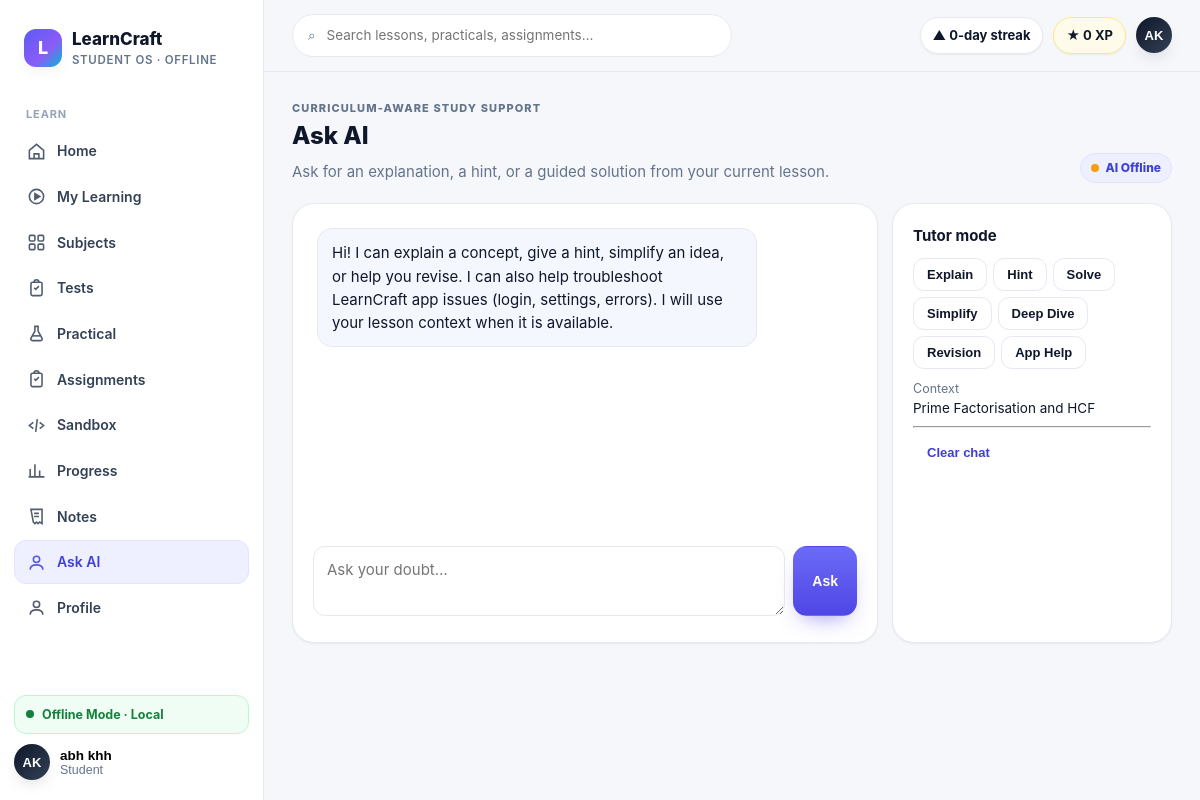
Page /ask-ai?lesson_id=cbse-x-2026-27-maths-real-numbers-prime-factorisation (signed in) on the committed database.
### tables this page shows
CREATE TABLE users (
            id INTEGER PRIMARY KEY AUTOINCREMENT,
            name TEXT NOT NULL,
            email TEXT NOT NULL UNIQUE,
            password_hash TEXT NOT NULL,
            role TEXT NOT NULL DEFAULT 'STUDENT',
            avatar TEXT,
            bio TEXT,
            created_at TIMESTAMP NOT NULL DEFAULT CURRENT_TIMESTAMP,
            updated_at TIMESTAMP NOT NULL DEFAULT CURRENT_TIMESTAMP
        );

CREATE TABLE academic_lessons (
            lesson_id TEXT PRIMARY KEY,
            topic_id TEXT NOT NULL,
            title TEXT NOT NULL,
            slug TEXT NOT NULL,
            summary TEXT NOT NULL,
            learning_objectives_json TEXT NOT NULL,
            prerequisites_json TEXT NOT NULL,
            estimated_minutes INTEGER NOT NULL,
            difficulty TEXT NOT NULL,
            content_blocks_json TEXT NOT NULL,
            source_reference TEXT NOT NULL,
            FOREIGN KEY(topic_id) REFERENCES academic_topics(topic_id)
        );

### app/main.py (the view)
@app.route("/ask-ai")
@require_auth
def ask_ai():
    lesson_id = request.args.get("lesson_id", "")
    lesson = get_academic_lesson(lesson_id) if lesson_id else None
    return render_template("pages/ask_ai.html", title="Ask AI", lesson=lesson,
                           **shell_ctx("ask-ai", current_user()))

### app/database/connection.py (called while the page is built)
def resolve_db_path():
    configured = os.environ.get("LEARNCRAFT_DB_PATH")
    if configured:
        return Path(configured)
    return DATA_DIR / "learncraft.db"

def get_connection():
    db_path = resolve_db_path()
    db_path.parent.mkdir(parents=True, exist_ok=True)
    connection = sqlite3.connect(db_path)
    connection.row_factory = sqlite3.Row
    return connection

def _row_to_dict(row):
    return dict(row) if row else None

def get_user_by_id(user_id):
    connection = get_connection()
    user = connection.execute("SELECT * FROM users WHERE id = ?", (int(user_id),)).fetchone()
    connection.close()
    return _row_to_dict(user)

def user_payload(user):
    if not user:
        return None
    user_data = dict(user)
    user_data.pop("password_hash", None)
    return user_data

def get_user_progress(user_id):
    connection = get_connection()
    rows = connection.execute(
        "SELECT * FROM learning_progress WHERE user_id = ? ORDER BY updated_at DESC",
        (int(user_id),),
    ).fetchall()
    connection.close()
    return [dict(row) for row in rows]

### app/main.py (called while the page is built)
def current_user():
    user_id = session.get("user_id")
    if not user_id:
        return None
    return user_payload(get_user_by_id(user_id))

def require_auth(view):
    @wraps(view)
    def wrapped(*args, **kwargs):
        user = current_user()
        if not user:
            next_url = request.path
            if request.query_string:
                next_url = f"{next_url}?{request.query_string.decode()}"
            return redirect(f"/login?{urlencode({'next': next_url})}")
        return view(*args, **kwargs)
    return wrapped

def build_student_profile(user=None):
    profile = {"name": "Student", "roll_no": "Student", "avatar": "LC", "level": 1,
               "xp": 0, "streak_days": 0, "overall_progress": 0, "rank": None}
    if user is None:
        return profile
    rows = get_user_progress(user["id"])
    completed = sum(row["status"] == "completed" for row in rows)
    overall = round(sum(row["percent_complete"] for row in rows) / len(rows)) if rows else 0
    profile.update({"name": user.get("name") or "Student", "avatar": (user.get("avatar") or "LC").upper(),
                   "roll_no": user.get("roll_no") or "Student", "xp": completed * 100,
                   "overall_progress": overall, "level": 1 + completed // 5})
    return profile

def shell_ctx(active, user=None):
    return dict(nav=M.NAV, student=build_student_profile(user), active=active, pending_count=0)

### frontend/templates/pages/ask_ai.html (shortened to what this page needs)
{% extends "base.html" %}
{% block content %}
<div class="page-head"><div><div class="eyebrow">Curriculum-aware study support</div><div class="h1">Ask AI</div><p>Ask for an explanation, a hint, or a guided solution from your current lesson.</p></div><span class="badge info ai-status"><i class="ai-dot" id="aiDot"></i><span id="aiStatus">Checking AI…</span></span></div>
<div class="ai-layout">
  <section class="card ai-chat">
    <div id="messages" class="ai-messages"><div class="ai-msg assistant">Hi! I can explain a concept, give a hint, simplify an idea, or help you revise. I can also help troubleshoot LearnCraft app issues (login, settings, errors). I will use your lesson context when it is available.</div></div>
    <div class="ai-compose"><textarea id="question" class="input" placeholder="Ask your doubt…" aria-label="Your question"></textarea><button id="send" class="btn btn-primary">Ask</button></div>
  </section>
  <aside class="card">
    <div class="h3">Tutor mode</div>
    <div style="display:flex;gap:6px;flex-wrap:wrap;margin:10px 0">{% for mode in ['Explain','Hint','Solve','Simplify','Deep Dive','Revision','App Help'] %}<button class="btn btn-secondary btn-sm mode" data-mode="{{ mode }}">{{ mode }}</button>{% endfor %}</div>
    <div class="caption">Context</div>
    <div class="body-sm" id="context">{{ lesson.title if lesson else 'No lesson selected. Open Ask AI from a lesson for grounded help.' }}</div>
    <hr>
    <button class="btn btn-ghost btn-sm" id="clear">Clear chat</button>
  </aside>
</div>
{% endblock %}

### frontend/templates/base.html (shortened to what this page needs)
<!DOCTYPE html>
<html lang="en">
<head>
<link rel="stylesheet" href="/static/css/design-system.css">
</head>
<body>
{% from "components.html" import icon %}
<div class="shell">
  <aside class="sidebar" id="sidebar">
    <div class="brand"><div class="brand-mark">L</div><div><div class="brand-name">LearnCraft</div><div class="brand-sub">Student OS · Offline</div></div></div>
    <nav class="nav">
      <div class="nav-label">Learn</div>
      {% for item in nav %}
      <a class="nav-item {% if active == item.slug %}active{% endif %}" href="{{ item.href }}">{{ icon(item.icon) }}{{ item.label }}
      </a>
      {% endfor %}
    </nav>
    <div class="side-foot">
      <div class="offline-pill" data-network-pill><span class="dot pulse"></span><span>Offline Mode · Local</span></div>
      <div class="profile-menu-wrap sidebar-profile-wrap">
        <button class="mini-profile profile-trigger" type="button" aria-expanded="false" aria-controls="sidebarProfileMenu">
          <div class="avatar">{{ student.avatar }}</div>
          <div><div style="font-weight:800;font-size:13.5px">{{ student.name }}</div><div class="caption">{{ student.roll_no }}</div></div>
        </button>
      </div>
    </div>
  </aside>
  <div class="main">
    <div class="topbar">
      <div class="search">⌕ <input id="globalSearch" placeholder="Search lessons, practicals, assignments…" oninput="filterCards(this.value)"></div>
      <div class="top-actions">
        <span class="pill">▲ {{ student.streak_days }}-day streak</span>
        <span class="pill xp">★ {{ student.xp }} XP</span>
        <div class="profile-menu-wrap top-profile-wrap">
          <button class="profile-trigger top-profile-trigger" type="button" aria-expanded="false" aria-controls="topProfileMenu">
            <div class="avatar">{{ student.avatar }}</div>
          </button>
        </div>
      </div>
    </div>
    <div class="content">{% block content %}{% endblock %}</div>
  </div>
</div>
</body>
</html>

### frontend/templates/pages/ask_ai.html (style rules this page uses)
.ai-layout { display:grid;grid-template-columns:minmax(0,1fr) 280px;gap:14px }
.ai-chat { min-height:440px;display:flex;flex-direction:column }
.ai-messages { flex:1;display:flex;flex-direction:column;gap:10px;overflow:auto;padding:4px }
.ai-msg { max-width:82%;padding:12px 14px;border-radius:15px;white-space:pre-wrap }
.ai-msg.assistant { background:#F5F7FF;border:1px solid var(--line) }
.ai-compose { display:flex;gap:8px;margin-top:12px }
.ai-compose textarea { flex:1;min-height:56px;resize:vertical }
.ai-status { display:inline-flex;align-items:center;gap:6px }
.ai-dot { width:8px;height:8px;border-radius:50%;background:#94A3B8 }
.ai-dot.offline { background:#F59E0B }

### rows in the picture
users: avatar "AK", name "abh khh", roll_no "Student"
academic_lessons: title "Prime Factorisation and HCF"

### other values in the picture
{{ item.label }} "Home" "My Learning" "Subjects" "Tests" "Practical" "Assignments" "Sandbox" "Progress" "Notes" "Ask AI" "Profile"
{{ student.streak_days }} "0"
{{ student.xp }} "0"
{{ mode }} "Explain" "Hint" "Solve" "Simplify" "Deep Dive" "Revision" "App Help"
